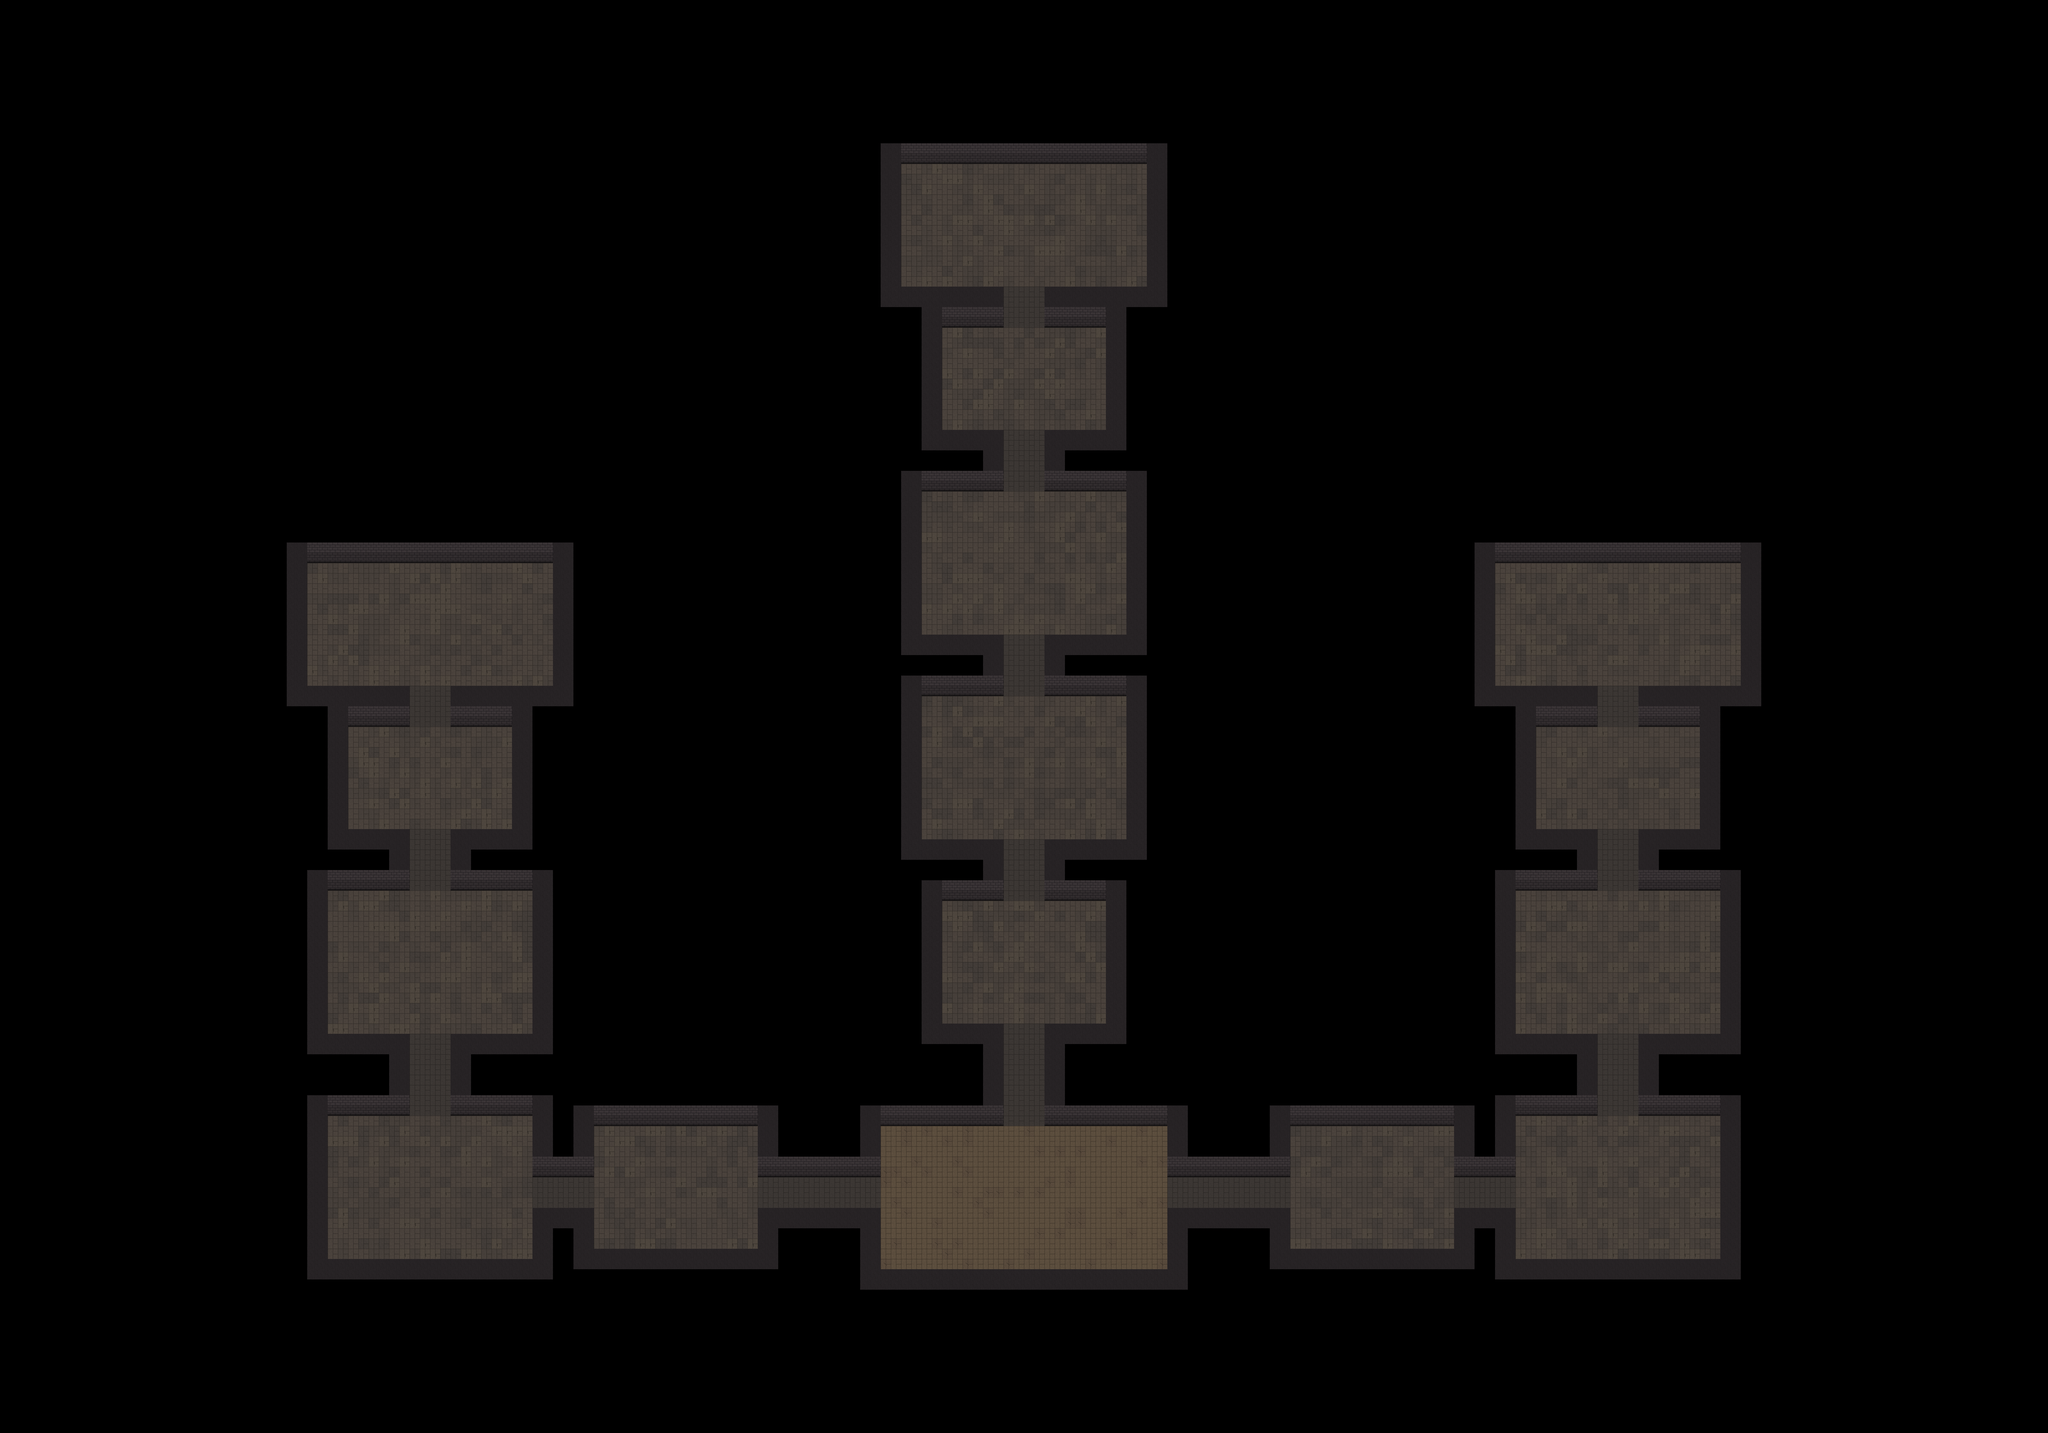

The image is a tile-based game level rendered from a .tmx file. Its description and source (layers, tilesets, objects; grid data summarised) follow:
An orthogonal 200x140 tile map with 32x32 px tiles, 2 tile layers (floor, walls) and 190 objects (30x vein, 26x torch_warm, 23x torch_blue, 23x torch_violet, 19x spawn, ...).

<map version="1.10" tiledversion="1.10.2" orientation="orthogonal" renderorder="right-down" width="200" height="140" tilewidth="32" tileheight="32" infinite="0" nextlayerid="20" nextobjectid="9999">
 <tileset firstgid="1" name="placeholder_tiles" tilewidth="32" tileheight="32" tilecount="10" columns="10">
  <image source="placeholder_tiles.png" width="320" height="32" />
 </tileset>
 <layer id="1" name="floor" width="200" height="140">
  <data>[28000 cells, 4372 non-empty, 7 distinct tile ids]</data>
 </layer>
 <layer id="2" name="walls" width="200" height="140">
  <properties><property name="solid" type="bool" value="true" /></properties>
  <data>[28000 cells, 2272 non-empty, 3 distinct tile ids]</data>
 </layer>
 <objectgroup id="3" name="rooms">
  <object id="1" name="camp" type="camp" x="2752.0" y="3520.0" width="896.0" height="448.0"><properties><property name="zone" value="camp" /></properties></object>
  <object id="2" name="mine_ore" type="ore" x="1856.0" y="3520.0" width="512.0" height="384.0"><properties><property name="zone" value="mine" /></properties></object>
  <object id="3" name="mine_battle_a" type="battle" x="1024.0" y="3488.0" width="640.0" height="448.0"><properties><property name="zone" value="mine" /></properties></object>
  <object id="4" name="mine_battle_b" type="battle" x="1024.0" y="2784.0" width="640.0" height="448.0"><properties><property name="zone" value="mine" /></properties></object>
  <object id="5" name="mine_ante" type="ante" x="1088.0" y="2272.0" width="512.0" height="320.0"><properties><property name="zone" value="mine" /></properties></object>
  <object id="6" name="mine_boss" type="boss" x="960.0" y="1760.0" width="768.0" height="384.0"><properties><property name="zone" value="mine" /></properties></object>
  <object id="7" name="fortress_ore" type="ore" x="4032.0" y="3520.0" width="512.0" height="384.0"><properties><property name="zone" value="fortress" /></properties></object>
  <object id="8" name="fortress_battle_a" type="battle" x="4736.0" y="3488.0" width="640.0" height="448.0"><properties><property name="zone" value="fortress" /></properties></object>
  <object id="9" name="fortress_battle_b" type="battle" x="4736.0" y="2784.0" width="640.0" height="448.0"><properties><property name="zone" value="fortress" /></properties></object>
  <object id="10" name="fortress_ante" type="ante" x="4800.0" y="2272.0" width="512.0" height="320.0"><properties><property name="zone" value="fortress" /></properties></object>
  <object id="11" name="fortress_boss" type="boss" x="4672.0" y="1760.0" width="768.0" height="384.0"><properties><property name="zone" value="fortress" /></properties></object>
  <object id="12" name="temple_ore" type="ore" x="2944.0" y="2816.0" width="512.0" height="384.0"><properties><property name="zone" value="temple" /></properties></object>
  <object id="13" name="temple_battle_a" type="battle" x="2880.0" y="2176.0" width="640.0" height="448.0"><properties><property name="zone" value="temple" /></properties></object>
  <object id="14" name="temple_battle_b" type="battle" x="2880.0" y="1536.0" width="640.0" height="448.0"><properties><property name="zone" value="temple" /></properties></object>
  <object id="15" name="temple_ante" type="ante" x="2944.0" y="1024.0" width="512.0" height="320.0"><properties><property name="zone" value="temple" /></properties></object>
  <object id="16" name="temple_boss" type="boss" x="2816.0" y="512.0" width="768.0" height="384.0"><properties><property name="zone" value="temple" /></properties></object>
 </objectgroup>
 <objectgroup id="4" name="doors">
  <object id="17" name="mine_door_a" type="door" x="1664.0" y="3680.0" width="32.0" height="96.0"><properties><property name="rule" value="weapon" /><property name="combat" value="mine_battle_a" /></properties></object>
  <object id="18" name="mine_door_ab" type="door" x="1280.0" y="3456.0" width="128.0" height="32.0"><properties><property name="rule" value="cleared:mine_battle_a" /><property name="combat" value="mine_battle_a,mine_battle_b" /></properties></object>
  <object id="19" name="mine_door_b" type="door" x="1280.0" y="2592.0" width="128.0" height="32.0"><properties><property name="rule" value="cleared:mine_battle_b" /><property name="combat" value="mine_battle_b" /></properties></object>
  <object id="20" name="mine_door_boss" type="door" x="1280.0" y="2144.0" width="128.0" height="32.0"><properties><property name="combat" value="mine_boss" /></properties></object>
  <object id="21" name="fortress_gate" type="door" x="3648.0" y="3680.0" width="32.0" height="96.0"><properties><property name="rule" value="zone:fortress" /></properties></object>
  <object id="22" name="fortress_door_a" type="door" x="4704.0" y="3680.0" width="32.0" height="96.0"><properties><property name="rule" value="weapon" /><property name="combat" value="fortress_battle_a" /></properties></object>
  <object id="23" name="fortress_door_ab" type="door" x="4992.0" y="3456.0" width="128.0" height="32.0"><properties><property name="rule" value="cleared:fortress_battle_a" /><property name="combat" value="fortress_battle_a,fortress_battle_b" /></properties></object>
  <object id="24" name="fortress_door_b" type="door" x="4992.0" y="2592.0" width="128.0" height="32.0"><properties><property name="rule" value="cleared:fortress_battle_b" /><property name="combat" value="fortress_battle_b" /></properties></object>
  <object id="25" name="fortress_door_boss" type="door" x="4992.0" y="2144.0" width="128.0" height="32.0"><properties><property name="combat" value="fortress_boss" /></properties></object>
  <object id="26" name="temple_gate" type="door" x="3136.0" y="3488.0" width="128.0" height="32.0"><properties><property name="rule" value="zone:temple" /></properties></object>
  <object id="27" name="temple_door_a" type="door" x="3136.0" y="2624.0" width="128.0" height="32.0"><properties><property name="rule" value="weapon" /><property name="combat" value="temple_battle_a" /></properties></object>
  <object id="28" name="temple_door_ab" type="door" x="3136.0" y="2144.0" width="128.0" height="32.0"><properties><property name="rule" value="cleared:temple_battle_a" /><property name="combat" value="temple_battle_a,temple_battle_b" /></properties></object>
  <object id="29" name="temple_door_b" type="door" x="3136.0" y="1344.0" width="128.0" height="32.0"><properties><property name="rule" value="cleared:temple_battle_b" /><property name="combat" value="temple_battle_b" /></properties></object>
  <object id="30" name="temple_door_boss" type="door" x="3136.0" y="896.0" width="128.0" height="32.0"><properties><property name="combat" value="temple_boss" /></properties></object>
 </objectgroup>
 <objectgroup id="5" name="spawns">
  <object id="31" name="mine_battle_a_spawn_0" type="spawn" x="1216.0" y="3622.4"><properties><property name="room" value="mine_battle_a" /><property name="enemy" value="slime" /></properties><point /></object>
  <object id="32" name="mine_battle_a_spawn_1" type="spawn" x="1472.0" y="3622.4"><properties><property name="room" value="mine_battle_a" /><property name="enemy" value="slime" /></properties><point /></object>
  <object id="33" name="mine_battle_b_spawn_2" type="spawn" x="1216.0" y="2918.4"><properties><property name="room" value="mine_battle_b" /><property name="enemy" value="slime" /></properties><point /></object>
  </objectgroup>
 <objectgroup id="6" name="veins">
  <!-- 30 objects omitted --></objectgroup>
 <objectgroup id="7" name="points">
  <!-- 7 objects omitted --></objectgroup>
 <objectgroup id="8" name="interact">
  <!-- 8 objects omitted --></objectgroup>
 <objectgroup id="9" name="solids">
  <!-- 11 objects omitted --></objectgroup>
 <objectgroup id="10" name="decor">
  <!-- 85 objects omitted --></objectgroup>
</map>
<!-- 157 of 190 objects omitted -->
